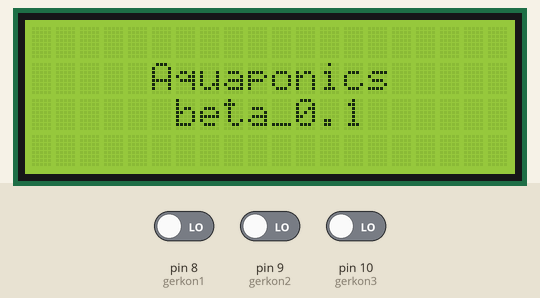
This sketch was run on a simulated Arduino Uno, built with avr-gcc and run on an emulated ATmega328P. Shown: 20×4 character LCD. Inputs (shaded band) come from the test bench; at power-on: pin 8 (gerkon1) LOW, pin 9 (gerkon2) LOW, pin 10 (gerkon3) LOW. What the sketch prints to the serial monitor is not drawn.

Above: at 0.1 s.
3.3 s: pin 8 (gerkon1) driven HIGH
At 6.1 s:
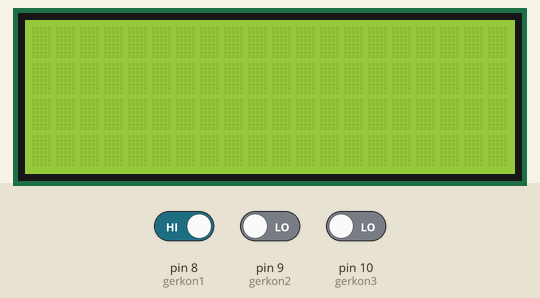
6.2 s: pin 8 (gerkon1) driven LOW
7.7 s: pin 9 (gerkon2) driven HIGH
9.2 s: pin 10 (gerkon3) driven HIGH
Timing chart, 0 to 11.8 s (numbered marks = the images above; inputs shaded):
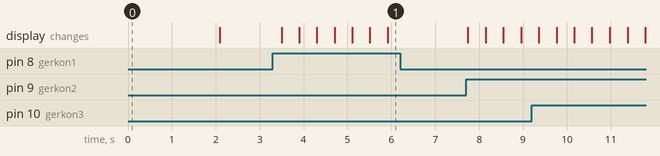

Measured:
- after the input at 6.2 s, every drawn part: stays the same

The sketch:

sketch_jul03a.ino
```cpp
unsigned long last_time1;
unsigned long last_time2;
unsigned long last_time3;

#include <OneWire.h>

#include <LiquidCrystal_I2C.h>
LiquidCrystal_I2C lcd(0x27,20,4);
int gerkon1 = 8;   //геркона 1
int gerkon2 = 9;   //геркона 2
int gerkon3 = 10;  //геркона 3

int g1 = 0;   // переменная геркона 1
int g2 = 0;   // переменная геркона 2
int g3 = 0;   // переменная геркона 3


void setup() {

  Serial.begin(9600);

  lcd.init();                       // Инициализация lcd
  lcd.backlight();                  // Включаем подсветку
  lcd.setCursor(5, 1);              //Устанавливаем координаты текста
  lcd.print("Aquaponics");
  lcd.setCursor(6, 2);
  lcd.print("beta_0.1");
  delay(2000);


  pinMode(gerkon1, INPUT);
  pinMode(gerkon2, INPUT);
  pinMode(gerkon3, INPUT);
}

void loop(){
  lcd.clear();             // Очистка экрана

  if(millis() - last_time1 > 200){
    last_time1 = millis();
    g1 = digitalRead(gerkon1);
    if (g1 == HIGH)
  {
    lcd.setCursor(18,0);
    lcd.print("g1");
    Serial.println("g1");
  }
  else
  {

  }
}
  if(millis() - last_time2 > 200){
    last_time2 = millis();
    g2 = digitalRead(gerkon2);
    if (g2 == HIGH)
  {
    lcd.setCursor(18,0);
    lcd.print("g2");
    Serial.println("g2");
  }
  else
  {

  }
}
  if(millis() - last_time3 > 200){
    last_time3 = millis();
    g3 = digitalRead(gerkon3);
    if (g3 == HIGH)
  {
    lcd.setCursor(18,0);
    lcd.print("g3");
    Serial.println("g3");
  }
  else
  {

  }
}
}
```
